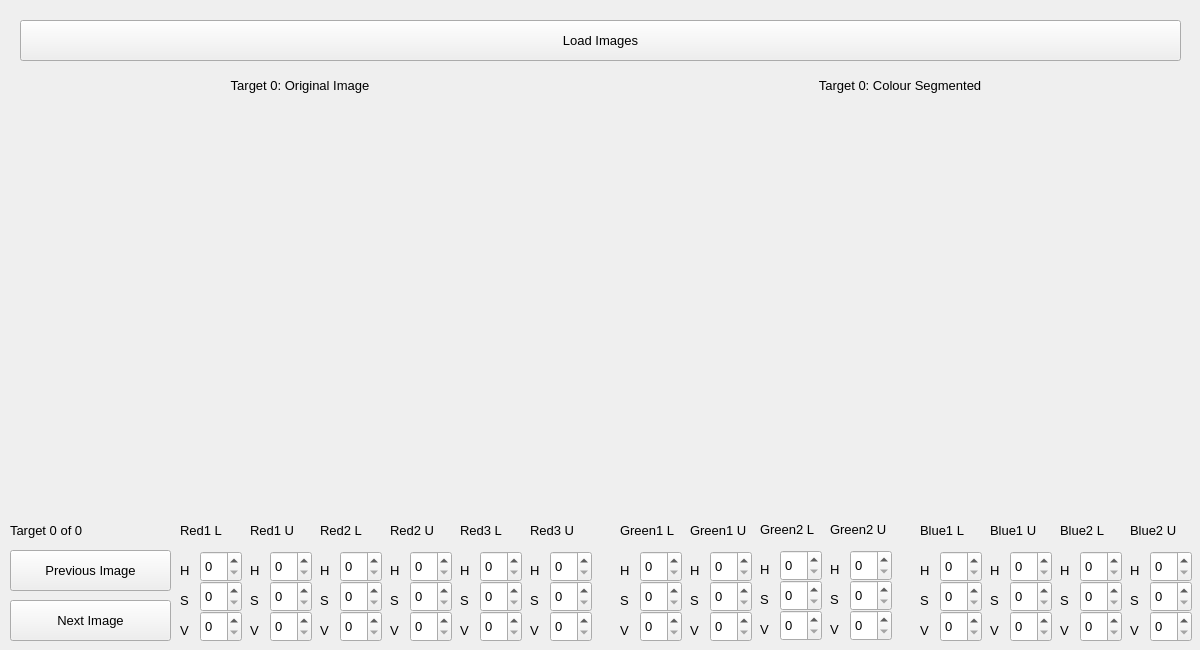
 <widget class="QWidget" name="Form">
  <property name="geometry">
   <rect>
    <x>0</x>
    <y>0</y>
    <width>1200</width>
    <height>650</height>
   </rect>
  </property>
  <property name="minimumSize">
   <size>
    <width>1200</width>
    <height>650</height>
   </size>
  </property>
  <property name="maximumSize">
   <size>
    <width>1200</width>
    <height>650</height>
   </size>
  </property>
  <property name="font">
   <font>
    <pointsize>10</pointsize>
    <stylestrategy>PreferDefault</stylestrategy>
   </font>
  </property>
  <property name="windowTitle">
   <string>Colour Segmentation Threshold Tuner</string>
  </property>
  <property name="windowIcon">
   <iconset>
    <normaloff>favicon.ico</normaloff>favicon.ico</iconset>
  </property>
  <property name="autoFillBackground">
   <bool>false</bool>
  </property>
  <widget class="QPushButton" name="load_image_button">
   <property name="geometry">
    <rect>
     <x>20</x>
     <y>20</y>
     <width>1161</width>
     <height>41</height>
    </rect>
   </property>
   <property name="text">
    <string>Load Images</string>
   </property>
   <property name="shortcut">
    <string>Ctrl+O</string>
   </property>
  </widget>
  <widget class="QLabel" name="original_label">
   <property name="geometry">
    <rect>
     <x>180</x>
     <y>70</y>
     <width>240</width>
     <height>31</height>
    </rect>
   </property>
   <property name="font">
    <font>
     <weight>50</weight>
     <bold>false</bold>
    </font>
   </property>
   <property name="text">
    <string>Target 0: Original Image</string>
   </property>
   <property name="alignment">
    <set>Qt::AlignCenter</set>
   </property>
  </widget>
  <widget class="QLabel" name="processed_label">
   <property name="geometry">
    <rect>
     <x>780</x>
     <y>70</y>
     <width>240</width>
     <height>31</height>
    </rect>
   </property>
   <property name="font">
    <font>
     <weight>50</weight>
     <bold>false</bold>
    </font>
   </property>
   <property name="text">
    <string>Target 0: Colour Segmented</string>
   </property>
   <property name="alignment">
    <set>Qt::AlignCenter</set>
   </property>
  </widget>
  <widget class="QLabel" name="original_image">
   <property name="geometry">
    <rect>
     <x>20</x>
     <y>110</y>
     <width>560</width>
     <height>400</height>
    </rect>
   </property>
   <property name="sizePolicy">
    <sizepolicy hsizetype="Fixed" vsizetype="Fixed">
     <horstretch>0</horstretch>
     <verstretch>0</verstretch>
    </sizepolicy>
   </property>
   <property name="frameShadow">
    <enum>QFrame::Sunken</enum>
   </property>
   <property name="text">
    <string/>
   </property>
   <property name="scaledContents">
    <bool>false</bool>
   </property>
   <property name="alignment">
    <set>Qt::AlignCenter</set>
   </property>
  </widget>
  <widget class="QLabel" name="processed_image">
   <property name="geometry">
    <rect>
     <x>620</x>
     <y>110</y>
     <width>560</width>
     <height>400</height>
    </rect>
   </property>
   <property name="text">
    <string/>
   </property>
   <property name="alignment">
    <set>Qt::AlignCenter</set>
   </property>
  </widget>
  <widget class="QPushButton" name="previous_image_button">
   <property name="geometry">
    <rect>
     <x>10</x>
     <y>550</y>
     <width>161</width>
     <height>41</height>
    </rect>
   </property>
   <property name="text">
    <string>Previous Image</string>
   </property>
   <property name="shortcut">
    <string>Ctrl+O</string>
   </property>
  </widget>
  <widget class="QLabel" name="perspective_number">
   <property name="geometry">
    <rect>
     <x>10</x>
     <y>520</y>
     <width>151</width>
     <height>21</height>
    </rect>
   </property>
   <property name="text">
    <string>Target 0 of 0</string>
   </property>
  </widget>
  <widget class="QPushButton" name="next_image_button">
   <property name="geometry">
    <rect>
     <x>10</x>
     <y>600</y>
     <width>161</width>
     <height>41</height>
    </rect>
   </property>
   <property name="text">
    <string>Next Image</string>
   </property>
   <property name="shortcut">
    <string>Ctrl+O</string>
   </property>
  </widget>
  <widget class="QLabel" name="label">
   <property name="geometry">
    <rect>
     <x>180</x>
     <y>520</y>
     <width>80</width>
     <height>21</height>
    </rect>
   </property>
   <property name="text">
    <string>Red1 L</string>
   </property>
  </widget>
  <widget class="QSpinBox" name="hue_r1l">
   <property name="geometry">
    <rect>
     <x>200</x>
     <y>551</y>
     <width>42</width>
     <height>31</height>
    </rect>
   </property>
   <property name="maximum">
    <number>179</number>
   </property>
  </widget>
  <widget class="QLabel" name="label_2">
   <property name="geometry">
    <rect>
     <x>180</x>
     <y>560</y>
     <width>21</width>
     <height>21</height>
    </rect>
   </property>
   <property name="text">
    <string>H</string>
   </property>
  </widget>
  <widget class="QLabel" name="label_3">
   <property name="geometry">
    <rect>
     <x>180</x>
     <y>590</y>
     <width>21</width>
     <height>21</height>
    </rect>
   </property>
   <property name="text">
    <string>S</string>
   </property>
  </widget>
  <widget class="QLabel" name="label_4">
   <property name="geometry">
    <rect>
     <x>180</x>
     <y>620</y>
     <width>21</width>
     <height>21</height>
    </rect>
   </property>
   <property name="text">
    <string>V</string>
   </property>
  </widget>
  <widget class="QSpinBox" name="saturation_r1l">
   <property name="geometry">
    <rect>
     <x>200</x>
     <y>581</y>
     <width>42</width>
     <height>31</height>
    </rect>
   </property>
   <property name="maximum">
    <number>255</number>
   </property>
  </widget>
  <widget class="QSpinBox" name="value_r1l">
   <property name="geometry">
    <rect>
     <x>200</x>
     <y>611</y>
     <width>42</width>
     <height>31</height>
    </rect>
   </property>
   <property name="maximum">
    <number>255</number>
   </property>
  </widget>
  <widget class="QLabel" name="label_5">
   <property name="geometry">
    <rect>
     <x>250</x>
     <y>560</y>
     <width>21</width>
     <height>21</height>
    </rect>
   </property>
   <property name="text">
    <string>H</string>
   </property>
  </widget>
  <widget class="QSpinBox" name="value_r1u">
   <property name="geometry">
    <rect>
     <x>270</x>
     <y>611</y>
     <width>42</width>
     <height>31</height>
    </rect>
   </property>
   <property name="maximum">
    <number>255</number>
   </property>
  </widget>
  <widget class="QSpinBox" name="hue_r1u">
   <property name="geometry">
    <rect>
     <x>270</x>
     <y>551</y>
     <width>42</width>
     <height>31</height>
    </rect>
   </property>
   <property name="maximum">
    <number>179</number>
   </property>
  </widget>
  <widget class="QLabel" name="label_6">
   <property name="geometry">
    <rect>
     <x>250</x>
     <y>590</y>
     <width>21</width>
     <height>21</height>
    </rect>
   </property>
   <property name="text">
    <string>S</string>
   </property>
  </widget>
  <widget class="QSpinBox" name="saturation_r1u">
   <property name="geometry">
    <rect>
     <x>270</x>
     <y>581</y>
     <width>42</width>
     <height>31</height>
    </rect>
   </property>
   <property name="maximum">
    <number>255</number>
   </property>
  </widget>
  <widget class="QLabel" name="label_7">
   <property name="geometry">
    <rect>
     <x>250</x>
     <y>620</y>
     <width>21</width>
     <height>21</height>
    </rect>
   </property>
   <property name="text">
    <string>V</string>
   </property>
  </widget>
  <widget class="QLabel" name="label_8">
   <property name="geometry">
    <rect>
     <x>250</x>
     <y>520</y>
     <width>80</width>
     <height>21</height>
    </rect>
   </property>
   <property name="text">
    <string>Red1 U</string>
   </property>
  </widget>
  <widget class="QLabel" name="label_9">
   <property name="geometry">
    <rect>
     <x>320</x>
     <y>560</y>
     <width>21</width>
     <height>21</height>
    </rect>
   </property>
   <property name="text">
    <string>H</string>
   </property>
  </widget>
  <widget class="QSpinBox" name="value_r2l">
   <property name="geometry">
    <rect>
     <x>340</x>
     <y>611</y>
     <width>42</width>
     <height>31</height>
    </rect>
   </property>
   <property name="maximum">
    <number>255</number>
   </property>
  </widget>
  <widget class="QSpinBox" name="hue_r2l">
   <property name="geometry">
    <rect>
     <x>340</x>
     <y>551</y>
     <width>42</width>
     <height>31</height>
    </rect>
   </property>
   <property name="maximum">
    <number>179</number>
   </property>
  </widget>
  <widget class="QLabel" name="label_10">
   <property name="geometry">
    <rect>
     <x>320</x>
     <y>590</y>
     <width>21</width>
     <height>21</height>
    </rect>
   </property>
   <property name="text">
    <string>S</string>
   </property>
  </widget>
  <widget class="QSpinBox" name="saturation_r2l">
   <property name="geometry">
    <rect>
     <x>340</x>
     <y>581</y>
     <width>42</width>
     <height>31</height>
    </rect>
   </property>
   <property name="maximum">
    <number>255</number>
   </property>
  </widget>
  <widget class="QLabel" name="label_11">
   <property name="geometry">
    <rect>
     <x>320</x>
     <y>620</y>
     <width>21</width>
     <height>21</height>
    </rect>
   </property>
   <property name="text">
    <string>V</string>
   </property>
  </widget>
  <widget class="QLabel" name="label_12">
   <property name="geometry">
    <rect>
     <x>320</x>
     <y>520</y>
     <width>80</width>
     <height>21</height>
    </rect>
   </property>
   <property name="text">
    <string>Red2 L</string>
   </property>
  </widget>
  <widget class="QLabel" name="label_13">
   <property name="geometry">
    <rect>
     <x>390</x>
     <y>560</y>
     <width>21</width>
     <height>21</height>
    </rect>
   </property>
   <property name="text">
    <string>H</string>
   </property>
  </widget>
  <widget class="QSpinBox" name="value_r2u">
   <property name="geometry">
    <rect>
     <x>410</x>
     <y>611</y>
     <width>42</width>
     <height>31</height>
    </rect>
   </property>
   <property name="maximum">
    <number>255</number>
   </property>
  </widget>
  <widget class="QSpinBox" name="hue_r2u">
   <property name="geometry">
    <rect>
     <x>410</x>
     <y>551</y>
     <width>42</width>
     <height>31</height>
    </rect>
   </property>
   <property name="maximum">
    <number>179</number>
   </property>
  </widget>
  <widget class="QLabel" name="label_14">
   <property name="geometry">
    <rect>
     <x>390</x>
     <y>590</y>
     <width>21</width>
     <height>21</height>
    </rect>
   </property>
   <property name="text">
    <string>S</string>
   </property>
  </widget>
  <widget class="QSpinBox" name="saturation_r2u">
   <property name="geometry">
    <rect>
     <x>410</x>
     <y>581</y>
     <width>42</width>
     <height>31</height>
    </rect>
   </property>
   <property name="maximum">
    <number>255</number>
   </property>
  </widget>
  <widget class="QLabel" name="label_15">
   <property name="geometry">
    <rect>
     <x>390</x>
     <y>620</y>
     <width>21</width>
     <height>21</height>
    </rect>
   </property>
   <property name="text">
    <string>V</string>
   </property>
  </widget>
  <widget class="QLabel" name="label_16">
   <property name="geometry">
    <rect>
     <x>390</x>
     <y>520</y>
     <width>80</width>
     <height>21</height>
    </rect>
   </property>
   <property name="text">
    <string>Red2 U</string>
   </property>
  </widget>
  <widget class="QLabel" name="label_17">
   <property name="geometry">
    <rect>
     <x>620</x>
     <y>560</y>
     <width>21</width>
     <height>21</height>
    </rect>
   </property>
   <property name="text">
    <string>H</string>
   </property>
  </widget>
  <widget class="QSpinBox" name="value_g1l">
   <property name="geometry">
    <rect>
     <x>640</x>
     <y>611</y>
     <width>42</width>
     <height>31</height>
    </rect>
   </property>
   <property name="maximum">
    <number>255</number>
   </property>
  </widget>
  <widget class="QSpinBox" name="hue_g1l">
   <property name="geometry">
    <rect>
     <x>640</x>
     <y>551</y>
     <width>42</width>
     <height>31</height>
    </rect>
   </property>
   <property name="maximum">
    <number>179</number>
   </property>
  </widget>
  <widget class="QLabel" name="label_18">
   <property name="geometry">
    <rect>
     <x>620</x>
     <y>590</y>
     <width>21</width>
     <height>21</height>
    </rect>
   </property>
   <property name="text">
    <string>S</string>
   </property>
  </widget>
  <widget class="QSpinBox" name="saturation_g1l">
   <property name="geometry">
    <rect>
     <x>640</x>
     <y>581</y>
     <width>42</width>
     <height>31</height>
    </rect>
   </property>
   <property name="maximum">
    <number>255</number>
   </property>
  </widget>
  <widget class="QLabel" name="label_19">
   <property name="geometry">
    <rect>
     <x>620</x>
     <y>620</y>
     <width>21</width>
     <height>21</height>
    </rect>
   </property>
   <property name="text">
    <string>V</string>
   </property>
  </widget>
  <widget class="QLabel" name="label_20">
   <property name="geometry">
    <rect>
     <x>620</x>
     <y>520</y>
     <width>80</width>
     <height>21</height>
    </rect>
   </property>
   <property name="text">
    <string>Green1 L</string>
   </property>
  </widget>
  <widget class="QLabel" name="label_21">
   <property name="geometry">
    <rect>
     <x>690</x>
     <y>560</y>
     <width>21</width>
     <height>21</height>
    </rect>
   </property>
   <property name="text">
    <string>H</string>
   </property>
  </widget>
  <widget class="QSpinBox" name="value_g1u">
   <property name="geometry">
    <rect>
     <x>710</x>
     <y>611</y>
     <width>42</width>
     <height>31</height>
    </rect>
   </property>
   <property name="maximum">
    <number>255</number>
   </property>
  </widget>
  <widget class="QSpinBox" name="hue_g1u">
   <property name="geometry">
    <rect>
     <x>710</x>
     <y>551</y>
     <width>42</width>
     <height>31</height>
    </rect>
   </property>
   <property name="maximum">
    <number>179</number>
   </property>
  </widget>
  <widget class="QLabel" name="label_22">
   <property name="geometry">
    <rect>
     <x>690</x>
     <y>590</y>
     <width>21</width>
     <height>21</height>
    </rect>
   </property>
   <property name="text">
    <string>S</string>
   </property>
  </widget>
  <widget class="QSpinBox" name="saturation_g1u">
   <property name="geometry">
    <rect>
     <x>710</x>
     <y>581</y>
     <width>42</width>
     <height>31</height>
    </rect>
   </property>
   <property name="maximum">
    <number>255</number>
   </property>
  </widget>
  <widget class="QLabel" name="label_23">
   <property name="geometry">
    <rect>
     <x>690</x>
     <y>620</y>
     <width>21</width>
     <height>21</height>
    </rect>
   </property>
   <property name="text">
    <string>V</string>
   </property>
  </widget>
  <widget class="QLabel" name="label_24">
   <property name="geometry">
    <rect>
     <x>690</x>
     <y>520</y>
     <width>80</width>
     <height>21</height>
    </rect>
   </property>
   <property name="text">
    <string>Green1 U</string>
   </property>
  </widget>
  <widget class="QLabel" name="label_25">
   <property name="geometry">
    <rect>
     <x>920</x>
     <y>560</y>
     <width>21</width>
     <height>21</height>
    </rect>
   </property>
   <property name="text">
    <string>H</string>
   </property>
  </widget>
  <widget class="QSpinBox" name="value_b1l">
   <property name="geometry">
    <rect>
     <x>940</x>
     <y>611</y>
     <width>42</width>
     <height>31</height>
    </rect>
   </property>
   <property name="maximum">
    <number>255</number>
   </property>
  </widget>
  <widget class="QSpinBox" name="hue_b1l">
   <property name="geometry">
    <rect>
     <x>940</x>
     <y>551</y>
     <width>42</width>
     <height>31</height>
    </rect>
   </property>
   <property name="maximum">
    <number>179</number>
   </property>
  </widget>
  <widget class="QLabel" name="label_26">
   <property name="geometry">
    <rect>
     <x>920</x>
     <y>590</y>
     <width>21</width>
     <height>21</height>
    </rect>
   </property>
   <property name="text">
    <string>S</string>
   </property>
  </widget>
  <widget class="QSpinBox" name="saturation_b1l">
   <property name="geometry">
    <rect>
     <x>940</x>
     <y>581</y>
     <width>42</width>
     <height>31</height>
    </rect>
   </property>
   <property name="maximum">
    <number>255</number>
   </property>
  </widget>
  <widget class="QLabel" name="label_27">
   <property name="geometry">
    <rect>
     <x>920</x>
     <y>620</y>
     <width>21</width>
     <height>21</height>
    </rect>
   </property>
   <property name="text">
    <string>V</string>
   </property>
  </widget>
  <widget class="QLabel" name="label_28">
   <property name="geometry">
    <rect>
     <x>920</x>
     <y>520</y>
     <width>80</width>
     <height>21</height>
    </rect>
   </property>
   <property name="text">
    <string>Blue1 L</string>
   </property>
  </widget>
  <widget class="QSpinBox" name="value_b1u">
   <property name="geometry">
    <rect>
     <x>1010</x>
     <y>611</y>
     <width>42</width>
     <height>31</height>
    </rect>
   </property>
   <property name="maximum">
    <number>255</number>
   </property>
  </widget>
  <widget class="QLabel" name="label_30">
   <property name="geometry">
    <rect>
     <x>990</x>
     <y>520</y>
     <width>80</width>
     <height>21</height>
    </rect>
   </property>
   <property name="text">
    <string>Blue1 U</string>
   </property>
  </widget>
  <widget class="QSpinBox" name="hue_b1u">
   <property name="geometry">
    <rect>
     <x>1010</x>
     <y>551</y>
     <width>42</width>
     <height>31</height>
    </rect>
   </property>
   <property name="maximum">
    <number>179</number>
   </property>
  </widget>
  <widget class="QLabel" name="label_31">
   <property name="geometry">
    <rect>
     <x>990</x>
     <y>590</y>
     <width>21</width>
     <height>21</height>
    </rect>
   </property>
   <property name="text">
    <string>S</string>
   </property>
  </widget>
  <widget class="QLabel" name="label_32">
   <property name="geometry">
    <rect>
     <x>990</x>
     <y>620</y>
     <width>21</width>
     <height>21</height>
    </rect>
   </property>
   <property name="text">
    <string>V</string>
   </property>
  </widget>
  <widget class="QSpinBox" name="saturation_b1u">
   <property name="geometry">
    <rect>
     <x>1010</x>
     <y>581</y>
     <width>42</width>
     <height>31</height>
    </rect>
   </property>
   <property name="maximum">
    <number>255</number>
   </property>
  </widget>
  <widget class="QLabel" name="label_33">
   <property name="geometry">
    <rect>
     <x>990</x>
     <y>560</y>
     <width>21</width>
     <height>21</height>
    </rect>
   </property>
   <property name="text">
    <string>H</string>
   </property>
  </widget>
  <widget class="QSpinBox" name="hue_g2l">
   <property name="geometry">
    <rect>
     <x>780</x>
     <y>550</y>
     <width>42</width>
     <height>31</height>
    </rect>
   </property>
   <property name="maximum">
    <number>179</number>
   </property>
  </widget>
  <widget class="QLabel" name="label_29">
   <property name="geometry">
    <rect>
     <x>830</x>
     <y>559</y>
     <width>21</width>
     <height>21</height>
    </rect>
   </property>
   <property name="text">
    <string>H</string>
   </property>
  </widget>
  <widget class="QLabel" name="label_34">
   <property name="geometry">
    <rect>
     <x>760</x>
     <y>589</y>
     <width>21</width>
     <height>21</height>
    </rect>
   </property>
   <property name="text">
    <string>S</string>
   </property>
  </widget>
  <widget class="QLabel" name="label_35">
   <property name="geometry">
    <rect>
     <x>830</x>
     <y>589</y>
     <width>21</width>
     <height>21</height>
    </rect>
   </property>
   <property name="text">
    <string>S</string>
   </property>
  </widget>
  <widget class="QLabel" name="label_36">
   <property name="geometry">
    <rect>
     <x>830</x>
     <y>619</y>
     <width>21</width>
     <height>21</height>
    </rect>
   </property>
   <property name="text">
    <string>V</string>
   </property>
  </widget>
  <widget class="QSpinBox" name="value_g2u">
   <property name="geometry">
    <rect>
     <x>850</x>
     <y>610</y>
     <width>42</width>
     <height>31</height>
    </rect>
   </property>
   <property name="maximum">
    <number>255</number>
   </property>
  </widget>
  <widget class="QLabel" name="label_37">
   <property name="geometry">
    <rect>
     <x>760</x>
     <y>619</y>
     <width>21</width>
     <height>21</height>
    </rect>
   </property>
   <property name="text">
    <string>V</string>
   </property>
  </widget>
  <widget class="QLabel" name="label_38">
   <property name="geometry">
    <rect>
     <x>830</x>
     <y>519</y>
     <width>80</width>
     <height>21</height>
    </rect>
   </property>
   <property name="text">
    <string>Green2 U</string>
   </property>
  </widget>
  <widget class="QSpinBox" name="saturation_g2l">
   <property name="geometry">
    <rect>
     <x>780</x>
     <y>580</y>
     <width>42</width>
     <height>31</height>
    </rect>
   </property>
   <property name="maximum">
    <number>255</number>
   </property>
  </widget>
  <widget class="QLabel" name="label_39">
   <property name="geometry">
    <rect>
     <x>760</x>
     <y>559</y>
     <width>21</width>
     <height>21</height>
    </rect>
   </property>
   <property name="text">
    <string>H</string>
   </property>
  </widget>
  <widget class="QSpinBox" name="value_g2l">
   <property name="geometry">
    <rect>
     <x>780</x>
     <y>610</y>
     <width>42</width>
     <height>31</height>
    </rect>
   </property>
   <property name="maximum">
    <number>255</number>
   </property>
  </widget>
  <widget class="QSpinBox" name="hue_g2u">
   <property name="geometry">
    <rect>
     <x>850</x>
     <y>550</y>
     <width>42</width>
     <height>31</height>
    </rect>
   </property>
   <property name="maximum">
    <number>179</number>
   </property>
  </widget>
  <widget class="QLabel" name="label_40">
   <property name="geometry">
    <rect>
     <x>760</x>
     <y>519</y>
     <width>80</width>
     <height>21</height>
    </rect>
   </property>
   <property name="text">
    <string>Green2 L</string>
   </property>
  </widget>
  <widget class="QSpinBox" name="saturation_g2u">
   <property name="geometry">
    <rect>
     <x>850</x>
     <y>580</y>
     <width>42</width>
     <height>31</height>
    </rect>
   </property>
   <property name="maximum">
    <number>255</number>
   </property>
  </widget>
  <widget class="QLabel" name="label_41">
   <property name="geometry">
    <rect>
     <x>1060</x>
     <y>560</y>
     <width>21</width>
     <height>21</height>
    </rect>
   </property>
   <property name="text">
    <string>H</string>
   </property>
  </widget>
  <widget class="QLabel" name="label_42">
   <property name="geometry">
    <rect>
     <x>1060</x>
     <y>520</y>
     <width>80</width>
     <height>21</height>
    </rect>
   </property>
   <property name="text">
    <string>Blue2 L</string>
   </property>
  </widget>
  <widget class="QLabel" name="label_43">
   <property name="geometry">
    <rect>
     <x>1130</x>
     <y>620</y>
     <width>21</width>
     <height>21</height>
    </rect>
   </property>
   <property name="text">
    <string>V</string>
   </property>
  </widget>
  <widget class="QSpinBox" name="hue_b2l">
   <property name="geometry">
    <rect>
     <x>1080</x>
     <y>551</y>
     <width>42</width>
     <height>31</height>
    </rect>
   </property>
   <property name="maximum">
    <number>179</number>
   </property>
  </widget>
  <widget class="QLabel" name="label_44">
   <property name="geometry">
    <rect>
     <x>1060</x>
     <y>590</y>
     <width>21</width>
     <height>21</height>
    </rect>
   </property>
   <property name="text">
    <string>S</string>
   </property>
  </widget>
  <widget class="QLabel" name="label_45">
   <property name="geometry">
    <rect>
     <x>1130</x>
     <y>520</y>
     <width>80</width>
     <height>21</height>
    </rect>
   </property>
   <property name="text">
    <string>Blue2 U</string>
   </property>
  </widget>
  <widget class="QSpinBox" name="saturation_b2l">
   <property name="geometry">
    <rect>
     <x>1080</x>
     <y>581</y>
     <width>42</width>
     <height>31</height>
    </rect>
   </property>
   <property name="maximum">
    <number>255</number>
   </property>
  </widget>
  <widget class="QLabel" name="label_46">
   <property name="geometry">
    <rect>
     <x>1060</x>
     <y>620</y>
     <width>21</width>
     <height>21</height>
    </rect>
   </property>
   <property name="text">
    <string>V</string>
   </property>
  </widget>
  <widget class="QSpinBox" name="value_b2l">
   <property name="geometry">
    <rect>
     <x>1080</x>
     <y>611</y>
     <width>42</width>
     <height>31</height>
    </rect>
   </property>
   <property name="maximum">
    <number>255</number>
   </property>
  </widget>
  <widget class="QSpinBox" name="value_b2u">
   <property name="geometry">
    <rect>
     <x>1150</x>
     <y>611</y>
     <width>42</width>
     <height>31</height>
    </rect>
   </property>
   <property name="maximum">
    <number>255</number>
   </property>
  </widget>
  <widget class="QLabel" name="label_47">
   <property name="geometry">
    <rect>
     <x>1130</x>
     <y>590</y>
     <width>21</width>
     <height>21</height>
    </rect>
   </property>
   <property name="text">
    <string>S</string>
   </property>
  </widget>
  <widget class="QSpinBox" name="hue_b2u">
   <property name="geometry">
    <rect>
     <x>1150</x>
     <y>551</y>
     <width>42</width>
     <height>31</height>
    </rect>
   </property>
   <property name="maximum">
    <number>179</number>
   </property>
  </widget>
  <widget class="QSpinBox" name="saturation_b2u">
   <property name="geometry">
    <rect>
     <x>1150</x>
     <y>581</y>
     <width>42</width>
     <height>31</height>
    </rect>
   </property>
   <property name="maximum">
    <number>255</number>
   </property>
  </widget>
  <widget class="QLabel" name="label_48">
   <property name="geometry">
    <rect>
     <x>1130</x>
     <y>560</y>
     <width>21</width>
     <height>21</height>
    </rect>
   </property>
   <property name="text">
    <string>H</string>
   </property>
  </widget>
  <widget class="QSpinBox" name="value_r3l">
   <property name="geometry">
    <rect>
     <x>480</x>
     <y>611</y>
     <width>42</width>
     <height>31</height>
    </rect>
   </property>
   <property name="maximum">
    <number>255</number>
   </property>
  </widget>
  <widget class="QSpinBox" name="value_r3u">
   <property name="geometry">
    <rect>
     <x>550</x>
     <y>611</y>
     <width>42</width>
     <height>31</height>
    </rect>
   </property>
   <property name="maximum">
    <number>255</number>
   </property>
  </widget>
  <widget class="QSpinBox" name="hue_r3l">
   <property name="geometry">
    <rect>
     <x>480</x>
     <y>551</y>
     <width>42</width>
     <height>31</height>
    </rect>
   </property>
   <property name="maximum">
    <number>179</number>
   </property>
  </widget>
  <widget class="QSpinBox" name="saturation_r3u">
   <property name="geometry">
    <rect>
     <x>550</x>
     <y>581</y>
     <width>42</width>
     <height>31</height>
    </rect>
   </property>
   <property name="maximum">
    <number>255</number>
   </property>
  </widget>
  <widget class="QSpinBox" name="saturation_r3l">
   <property name="geometry">
    <rect>
     <x>480</x>
     <y>581</y>
     <width>42</width>
     <height>31</height>
    </rect>
   </property>
   <property name="maximum">
    <number>255</number>
   </property>
  </widget>
  <widget class="QSpinBox" name="hue_r3u">
   <property name="geometry">
    <rect>
     <x>550</x>
     <y>551</y>
     <width>42</width>
     <height>31</height>
    </rect>
   </property>
   <property name="maximum">
    <number>179</number>
   </property>
  </widget>
  <widget class="QLabel" name="label_49">
   <property name="geometry">
    <rect>
     <x>460</x>
     <y>590</y>
     <width>21</width>
     <height>21</height>
    </rect>
   </property>
   <property name="text">
    <string>S</string>
   </property>
  </widget>
  <widget class="QLabel" name="label_50">
   <property name="geometry">
    <rect>
     <x>460</x>
     <y>520</y>
     <width>80</width>
     <height>21</height>
    </rect>
   </property>
   <property name="text">
    <string>Red3 L</string>
   </property>
  </widget>
  <widget class="QLabel" name="label_51">
   <property name="geometry">
    <rect>
     <x>530</x>
     <y>620</y>
     <width>21</width>
     <height>21</height>
    </rect>
   </property>
   <property name="text">
    <string>V</string>
   </property>
  </widget>
  <widget class="QLabel" name="label_52">
   <property name="geometry">
    <rect>
     <x>460</x>
     <y>620</y>
     <width>21</width>
     <height>21</height>
    </rect>
   </property>
   <property name="text">
    <string>V</string>
   </property>
  </widget>
  <widget class="QLabel" name="label_53">
   <property name="geometry">
    <rect>
     <x>530</x>
     <y>520</y>
     <width>80</width>
     <height>21</height>
    </rect>
   </property>
   <property name="text">
    <string>Red3 U</string>
   </property>
  </widget>
  <widget class="QLabel" name="label_54">
   <property name="geometry">
    <rect>
     <x>460</x>
     <y>560</y>
     <width>21</width>
     <height>21</height>
    </rect>
   </property>
   <property name="text">
    <string>H</string>
   </property>
  </widget>
  <widget class="QLabel" name="label_55">
   <property name="geometry">
    <rect>
     <x>530</x>
     <y>560</y>
     <width>21</width>
     <height>21</height>
    </rect>
   </property>
   <property name="text">
    <string>H</string>
   </property>
  </widget>
  <widget class="QLabel" name="label_56">
   <property name="geometry">
    <rect>
     <x>530</x>
     <y>590</y>
     <width>21</width>
     <height>21</height>
    </rect>
   </property>
   <property name="text">
    <string>S</string>
   </property>
  </widget>
  <zorder>load_image_button</zorder>
  <zorder>processed_label</zorder>
  <zorder>original_label</zorder>
  <zorder>original_image</zorder>
  <zorder>processed_image</zorder>
  <zorder>previous_image_button</zorder>
  <zorder>perspective_number</zorder>
  <zorder>next_image_button</zorder>
  <zorder>label</zorder>
  <zorder>hue_r1l</zorder>
  <zorder>label_2</zorder>
  <zorder>label_3</zorder>
  <zorder>label_4</zorder>
  <zorder>saturation_r1l</zorder>
  <zorder>value_r1l</zorder>
  <zorder>label_5</zorder>
  <zorder>value_r1u</zorder>
  <zorder>hue_r1u</zorder>
  <zorder>label_6</zorder>
  <zorder>saturation_r1u</zorder>
  <zorder>label_7</zorder>
  <zorder>label_8</zorder>
  <zorder>label_9</zorder>
  <zorder>value_r2l</zorder>
  <zorder>hue_r2l</zorder>
  <zorder>label_10</zorder>
  <zorder>saturation_r2l</zorder>
  <zorder>label_11</zorder>
  <zorder>label_12</zorder>
  <zorder>label_13</zorder>
  <zorder>value_r2u</zorder>
  <zorder>hue_r2u</zorder>
  <zorder>label_14</zorder>
  <zorder>saturation_r2u</zorder>
  <zorder>label_15</zorder>
  <zorder>label_16</zorder>
  <zorder>label_17</zorder>
  <zorder>value_g1l</zorder>
  <zorder>hue_g1l</zorder>
  <zorder>label_18</zorder>
  <zorder>saturation_g1l</zorder>
  <zorder>label_19</zorder>
  <zorder>label_20</zorder>
  <zorder>label_21</zorder>
  <zorder>value_g1u</zorder>
  <zorder>hue_g1u</zorder>
  <zorder>label_22</zorder>
  <zorder>saturation_g1u</zorder>
  <zorder>label_23</zorder>
  <zorder>label_24</zorder>
  <zorder>label_25</zorder>
  <zorder>value_b1l</zorder>
  <zorder>hue_b1l</zorder>
  <zorder>label_26</zorder>
  <zorder>saturation_b1l</zorder>
  <zorder>label_27</zorder>
  <zorder>label_28</zorder>
  <zorder>value_b1u</zorder>
  <zorder>label_30</zorder>
  <zorder>hue_b1u</zorder>
  <zorder>label_31</zorder>
  <zorder>label_32</zorder>
  <zorder>saturation_b1u</zorder>
  <zorder>label_33</zorder>
  <zorder>hue_g2l</zorder>
  <zorder>label_29</zorder>
  <zorder>label_34</zorder>
  <zorder>label_35</zorder>
  <zorder>label_36</zorder>
  <zorder>value_g2u</zorder>
  <zorder>label_37</zorder>
  <zorder>label_38</zorder>
  <zorder>saturation_g2l</zorder>
  <zorder>label_39</zorder>
  <zorder>value_g2l</zorder>
  <zorder>hue_g2u</zorder>
  <zorder>label_40</zorder>
  <zorder>saturation_g2u</zorder>
  <zorder>label_41</zorder>
  <zorder>label_42</zorder>
  <zorder>label_43</zorder>
  <zorder>hue_b2l</zorder>
  <zorder>label_44</zorder>
  <zorder>label_45</zorder>
  <zorder>saturation_b2l</zorder>
  <zorder>label_46</zorder>
  <zorder>value_b2l</zorder>
  <zorder>value_b2u</zorder>
  <zorder>label_47</zorder>
  <zorder>hue_b2u</zorder>
  <zorder>saturation_b2u</zorder>
  <zorder>label_48</zorder>
  <zorder>value_r3l</zorder>
  <zorder>value_r3u</zorder>
  <zorder>hue_r3l</zorder>
  <zorder>saturation_r3u</zorder>
  <zorder>saturation_r3l</zorder>
  <zorder>hue_r3u</zorder>
  <zorder>label_49</zorder>
  <zorder>label_50</zorder>
  <zorder>label_51</zorder>
  <zorder>label_52</zorder>
  <zorder>label_53</zorder>
  <zorder>label_54</zorder>
  <zorder>label_55</zorder>
  <zorder>label_56</zorder>
 </widget>
